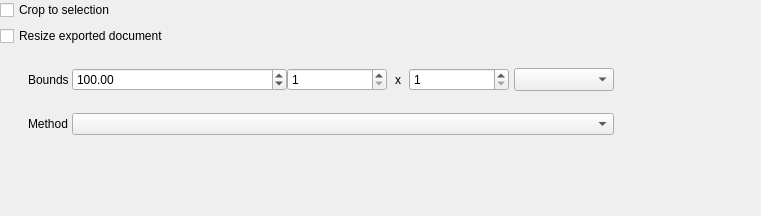
<?xml version="1.0" encoding="UTF-8"?>
<ui version="4.0">
 <class>Form</class>
 <widget class="QWidget" name="Form">
  <property name="geometry">
   <rect>
    <x>0</x>
    <y>0</y>
    <width>761</width>
    <height>216</height>
   </rect>
  </property>
  <property name="windowTitle">
   <string>Form</string>
  </property>
  <layout class="QGridLayout" name="gridLayout">
   <property name="leftMargin">
    <number>0</number>
   </property>
   <property name="topMargin">
    <number>0</number>
   </property>
   <property name="rightMargin">
    <number>0</number>
   </property>
   <property name="bottomMargin">
    <number>0</number>
   </property>
   <property name="horizontalSpacing">
    <number>0</number>
   </property>
   <item row="3" column="0" colspan="8">
    <widget class="QCheckBox" name="cbResizeDocument">
     <property name="toolTip">
      <string>&lt;html&gt;&lt;head/&gt;&lt;body&gt;&lt;p&gt;Resize exported document to given &lt;span style=&quot; font-style:italic;&quot;&gt;bounds&lt;/span&gt;, using given resizing method&lt;/p&gt;&lt;/body&gt;&lt;/html&gt;</string>
     </property>
     <property name="text">
      <string>Resize exported document</string>
     </property>
    </widget>
   </item>
   <item row="2" column="0" colspan="8">
    <widget class="QCheckBox" name="cbCropToSelection">
     <property name="toolTip">
      <string>&lt;html&gt;&lt;head/&gt;&lt;body&gt;&lt;p&gt;Crop exported JPEG document to &lt;span style=&quot; font-style:italic;&quot;&gt;bounds &lt;/span&gt;defined from current selection defined on source document (if any).&lt;br/&gt;&lt;/p&gt;&lt;/body&gt;&lt;/html&gt;</string>
     </property>
     <property name="text">
      <string>Crop to selection</string>
     </property>
    </widget>
   </item>
   <item row="4" column="0" colspan="8">
    <widget class="QWidget" name="wResizeOptions" native="true">
     <property name="minimumSize">
      <size>
       <width>0</width>
       <height>100</height>
      </size>
     </property>
     <layout class="QGridLayout" name="gridLayout_2">
      <property name="leftMargin">
       <number>0</number>
      </property>
      <property name="topMargin">
       <number>0</number>
      </property>
      <property name="rightMargin">
       <number>0</number>
      </property>
      <property name="bottomMargin">
       <number>0</number>
      </property>
      <property name="horizontalSpacing">
       <number>0</number>
      </property>
      <item row="0" column="3">
       <widget class="QLabel" name="lblResizeX">
        <property name="sizePolicy">
         <sizepolicy hsizetype="Maximum" vsizetype="Preferred">
          <horstretch>0</horstretch>
          <verstretch>0</verstretch>
         </sizepolicy>
        </property>
        <property name="styleSheet">
         <string notr="true">margin-left: 5px;margin-right: 5px;</string>
        </property>
        <property name="text">
         <string>x</string>
        </property>
       </widget>
      </item>
      <item row="0" column="7">
       <spacer name="horizontalSpacer">
        <property name="orientation">
         <enum>Qt::Horizontal</enum>
        </property>
        <property name="sizeHint" stdset="0">
         <size>
          <width>40</width>
          <height>20</height>
         </size>
        </property>
       </spacer>
      </item>
      <item row="0" column="1">
       <widget class="QDoubleSpinBox" name="dsbResizePct">
        <property name="minimumSize">
         <size>
          <width>215</width>
          <height>0</height>
         </size>
        </property>
        <property name="maximumSize">
         <size>
          <width>215</width>
          <height>16777215</height>
         </size>
        </property>
        <property name="toolTip">
         <string>&lt;html&gt;&lt;head/&gt;&lt;body&gt;&lt;p&gt;New image size, in percentage relative to original document size.&lt;/p&gt;&lt;p&gt;&lt;span style=&quot; font-style:italic;&quot;&gt;When image is resized, width/height ratio is kept.&lt;/span&gt;&lt;/p&gt;&lt;/body&gt;&lt;/html&gt;</string>
        </property>
        <property name="minimum">
         <double>0.010000000000000</double>
        </property>
        <property name="maximum">
         <double>1000.000000000000000</double>
        </property>
        <property name="value">
         <double>100.000000000000000</double>
        </property>
       </widget>
      </item>
      <item row="0" column="4">
       <widget class="QSpinBox" name="sbResizedMaxHeight">
        <property name="minimumSize">
         <size>
          <width>100</width>
          <height>0</height>
         </size>
        </property>
        <property name="maximumSize">
         <size>
          <width>100</width>
          <height>16777215</height>
         </size>
        </property>
        <property name="toolTip">
         <string>&lt;html&gt;&lt;head/&gt;&lt;body&gt;&lt;p&gt;Maximum height for resized image.&lt;/p&gt;&lt;p&gt;&lt;span style=&quot; font-style:italic;&quot;&gt;This may not be the final image height: when image is resized, width/height ratio is kept and image dimension can't be greater than given width and height.&lt;/span&gt;&lt;/p&gt;&lt;/body&gt;&lt;/html&gt;</string>
        </property>
        <property name="minimum">
         <number>1</number>
        </property>
        <property name="maximum">
         <number>32000</number>
        </property>
       </widget>
      </item>
      <item row="1" column="0">
       <widget class="QLabel" name="label_6">
        <property name="styleSheet">
         <string notr="true">margin-left: 25px;</string>
        </property>
        <property name="text">
         <string>Method</string>
        </property>
       </widget>
      </item>
      <item row="0" column="6">
       <widget class="QComboBox" name="cbxResizedUnit">
        <property name="sizePolicy">
         <sizepolicy hsizetype="Preferred" vsizetype="Preferred">
          <horstretch>0</horstretch>
          <verstretch>0</verstretch>
         </sizepolicy>
        </property>
        <property name="minimumSize">
         <size>
          <width>100</width>
          <height>0</height>
         </size>
        </property>
        <property name="toolTip">
         <string>&lt;html&gt;&lt;head/&gt;&lt;body&gt;&lt;p&gt;Choose between bounds size in pixels or in percentage&lt;/p&gt;&lt;/body&gt;&lt;/html&gt;</string>
        </property>
        <property name="styleSheet">
         <string notr="true"/>
        </property>
       </widget>
      </item>
      <item row="0" column="0">
       <widget class="QLabel" name="label_2">
        <property name="sizePolicy">
         <sizepolicy hsizetype="Maximum" vsizetype="Preferred">
          <horstretch>0</horstretch>
          <verstretch>0</verstretch>
         </sizepolicy>
        </property>
        <property name="styleSheet">
         <string notr="true">margin-left: 25px;</string>
        </property>
        <property name="text">
         <string>Bounds</string>
        </property>
       </widget>
      </item>
      <item row="0" column="2">
       <widget class="QSpinBox" name="sbResizedMaxWidth">
        <property name="minimumSize">
         <size>
          <width>100</width>
          <height>0</height>
         </size>
        </property>
        <property name="maximumSize">
         <size>
          <width>100</width>
          <height>16777215</height>
         </size>
        </property>
        <property name="toolTip">
         <string>&lt;html&gt;&lt;head/&gt;&lt;body&gt;&lt;p&gt;Maximum width for resized image.&lt;/p&gt;&lt;p&gt;&lt;span style=&quot; font-style:italic;&quot;&gt;This may not be the final image width: when image is resized, width/height ratio is kept and image dimension can't be greater than given width and height.&lt;/span&gt;&lt;/p&gt;&lt;/body&gt;&lt;/html&gt;</string>
        </property>
        <property name="minimum">
         <number>1</number>
        </property>
        <property name="maximum">
         <number>32000</number>
        </property>
       </widget>
      </item>
      <item row="1" column="1" colspan="6">
       <widget class="QComboBox" name="cbxResizeFilter"/>
      </item>
      <item row="0" column="5">
       <widget class="QWidget" name="widget" native="true">
        <property name="sizePolicy">
         <sizepolicy hsizetype="Fixed" vsizetype="Preferred">
          <horstretch>0</horstretch>
          <verstretch>0</verstretch>
         </sizepolicy>
        </property>
        <property name="minimumSize">
         <size>
          <width>5</width>
          <height>0</height>
         </size>
        </property>
        <property name="maximumSize">
         <size>
          <width>5</width>
          <height>16777215</height>
         </size>
        </property>
       </widget>
      </item>
     </layout>
    </widget>
   </item>
   <item row="7" column="4">
    <spacer name="verticalSpacer">
     <property name="orientation">
      <enum>Qt::Vertical</enum>
     </property>
     <property name="sizeHint" stdset="0">
      <size>
       <width>20</width>
       <height>40</height>
      </size>
     </property>
    </spacer>
   </item>
  </layout>
 </widget>
 <resources/>
 <connections/>
</ui>
